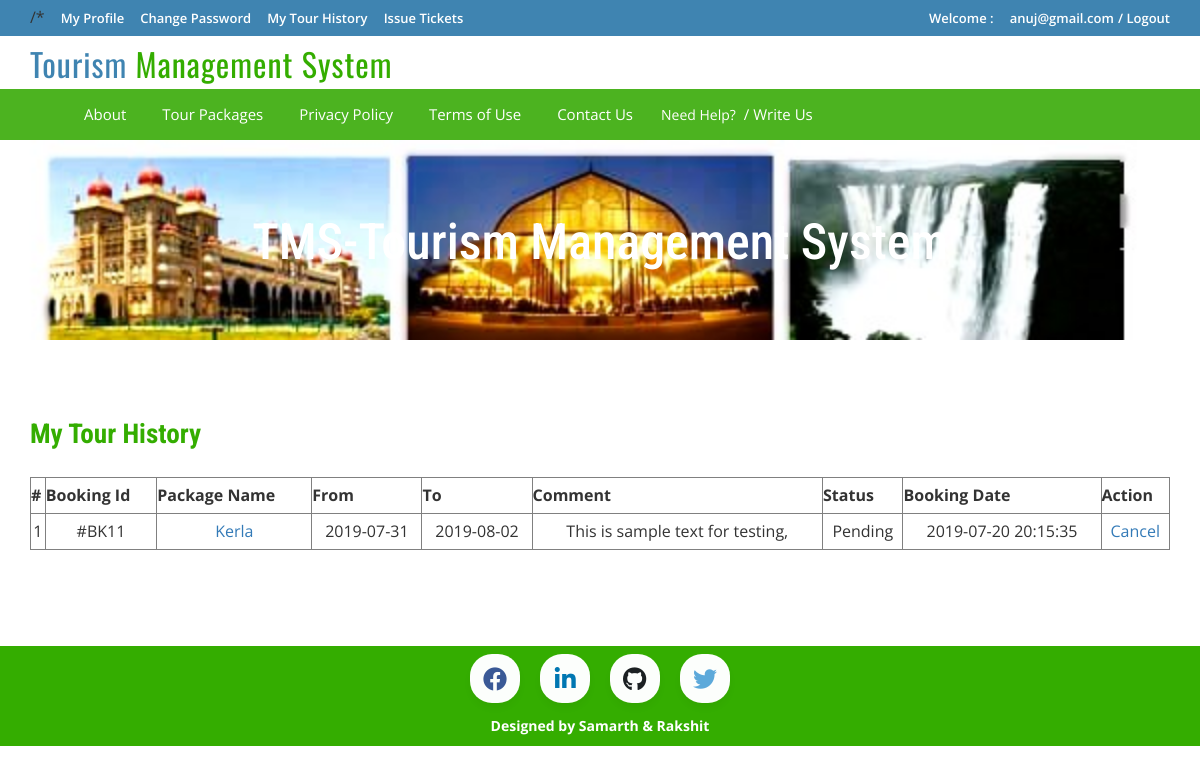
The page /tour-history.php (signed in) on the database its author committed.
### tables this page shows
CREATE TABLE `tblbooking` (
  `BookingId` int(11) NOT NULL,
  `PackageId` int(11) DEFAULT NULL,
  `UserEmail` varchar(100) DEFAULT NULL,
  `FromDate` varchar(100) DEFAULT NULL,
  `ToDate` varchar(100) DEFAULT NULL,
  `Comment` mediumtext DEFAULT NULL,
  `RegDate` timestamp NULL DEFAULT current_timestamp(),
  `status` int(11) DEFAULT NULL,
  `CancelledBy` varchar(5) DEFAULT NULL,
  `UpdationDate` timestamp NULL DEFAULT NULL ON UPDATE current_timestamp()
);

CREATE TABLE `tbltourpackages` (
  `PackageId` int(11) NOT NULL,
  `PackageName` varchar(200) DEFAULT NULL,
  `PackageType` varchar(150) DEFAULT NULL,
  `PackageLocation` varchar(100) DEFAULT NULL,
  `PackagePrice` int(11) DEFAULT NULL,
  `PackageFetures` varchar(255) DEFAULT NULL,
  `PackageDetails` mediumtext DEFAULT NULL,
  `PackageImage` varchar(100) DEFAULT NULL,
  `Creationdate` timestamp NULL DEFAULT current_timestamp(),
  `UpdationDate` timestamp NULL DEFAULT NULL ON UPDATE current_timestamp()
);

### tour-history.php (the view, shortened to what this page needs)
<?php
include('includes/config.php');
if(strlen($_SESSION['login'])==0)
	{
header('location:index.php');
}
else{
?>
<!DOCTYPE HTML>
<html>
<head>
<link href="css/bootstrap.css" rel='stylesheet' type='text/css' />
<link href="css/style.css" rel='stylesheet' type='text/css' />
<link href="css/font-awesome.css" rel="stylesheet">
<link href="css/animate.css" rel="stylesheet" type="text/css" media="all">
</head>
<body>
<div class="top-header">
<?php include('includes/header.php');?>
<div class="banner-1 ">
	<div class="container">
		<h1 class="wow zoomIn animated animated" data-wow-delay=".5s" style="visibility: visible; animation-delay: 0.5s; animation-name: zoomIn;">TMS-Tourism Management System</h1>
	</div>
</div>
<div class="privacy">
	<div class="container">
		<h3 class="wow fadeInDown animated animated" data-wow-delay=".5s" style="visibility: visible; animation-delay: 0.5s; animation-name: fadeInDown;">My Tour History</h3>
		<form name="chngpwd" method="post" onSubmit="return valid();">
	<p>
	<table border="1" width="100%">
<tr align="center">
<th>#</th>
<th>Booking Id</th>
<th>Package Name</th>
<th>From</th>
<th>To</th>
<th>Comment</th>
<th>Status</th>
<th>Booking Date</th>
<th>Action</th>
</tr>
<?php
$uemail=$_SESSION['login'];;
$sql = "SELECT tblbooking.BookingId as bookid,tblbooking.PackageId as pkgid,tbltourpackages.PackageName as packagename,tblbooking.FromDate as fromdate,tblbooking.ToDate as todate,tblbooking.Comment as comment,tblbooking.status as status,tblbooking.RegDate as regdate,tblbooking.CancelledBy as cancelby,tblbooking.UpdationDate as upddate from tblbooking join tbltourpackages on tbltourpackages.PackageId=tblbooking.PackageId where UserEmail=:uemail";
$query = $dbh->prepare($sql);
$query -> bindParam(':uemail', $uemail, PDO::PARAM_STR);
$query->execute();
$results=$query->fetchAll(PDO::FETCH_OBJ);
$cnt=1;
if($query->rowCount() > 0)
{
foreach($results as $result)
{	?>
<tr align="center">
<td><?php echo htmlentities($cnt);?></td>
<td>#BK<?php echo htmlentities($result->bookid);?></td>
<td><a href="package-details.php?pkgid=<?php echo htmlentities($result->pkgid);?>"><?php echo htmlentities($result->packagename);?></a></td>
<td><?php echo htmlentities($result->fromdate);?></td>
<td><?php echo htmlentities($result->todate);?></td>
<td><?php echo htmlentities($result->comment);?></td>
<td><?php if($result->status==0)
{
echo "Pending";
}
?></td>
<td><?php echo htmlentities($result->regdate);?></td>
<?php if($result->status==2)
{
	?><td>Cancelled</td>
<?php } else {?>
<td><a href="tour-history.php?bkid=<?php echo htmlentities($result->bookid);?>" onclick="return confirm('Do you really want to cancel booking')" >Cancel</a></td>
<?php }?>
</tr>
<?php $cnt=$cnt+1; }} ?>
	</table>
			</p>
			</form>
	</div>
</div>
<?php include('includes/footer.php');?>
</body>
</html>
<?php } ?>

### css/style.css (style rules this page uses)
html, body { font-size: 100%; background: #fff; font-family: 'Open Sans', sans-serif; }
body a,.grid_1,plan_1,plan_1.one,plan_1.two,i.icon1, i.icon2, i.icon3, i.icon4, i.icon5, i.icon6 { transition:0.5s all; -webkit-transition:0.5s all; -moz-transition:0.5s all; -o-transition:0.5s all; -ms-transition:0.5s all; }
h1,h2,h3,h4,h5,h6 { margin:0; font-family: 'Roboto Condensed', sans-serif; }
p { margin:0; }
.top-header { background-color: #3F84B1; border-bottom: 0 none; height: 36px; line-height: 35px; }
.banner-1 { background: url(../images/banner.jpg)no-repeat; background-size: cover; -webkit-background-size: cover; -o-background-size: cover; -ms-background-size: cover; -moz-background-size: cover; min-height:200px; }
.banner-1 h1 { font-size: 50px; margin-bottom: 40px; padding: 1.5em 0 0; text-align: center; color: #ffffff; }
.privacy h3 { color: #34AD00; font-size: 1.7em; font-weight: 700; margin-bottom: 1em; }
.privacy { padding: 5em 0; }
.privacy p { font-size: 1em; line-height: 1.8em; color: #999; margin: 1em 0; }
* { box-sizing: border-box; }

### rows shown on the page
tblbooking: BookingId "11", PackageId.PackageName "Kerla", FromDate "2019-07-31", ToDate "2019-08-02", Comment "This is sample text for testing,", status "Pending", RegDate "2019-07-20 20:15:35"

### other values the page prints
$_SESSION['login'] "anuj@gmail.com"
